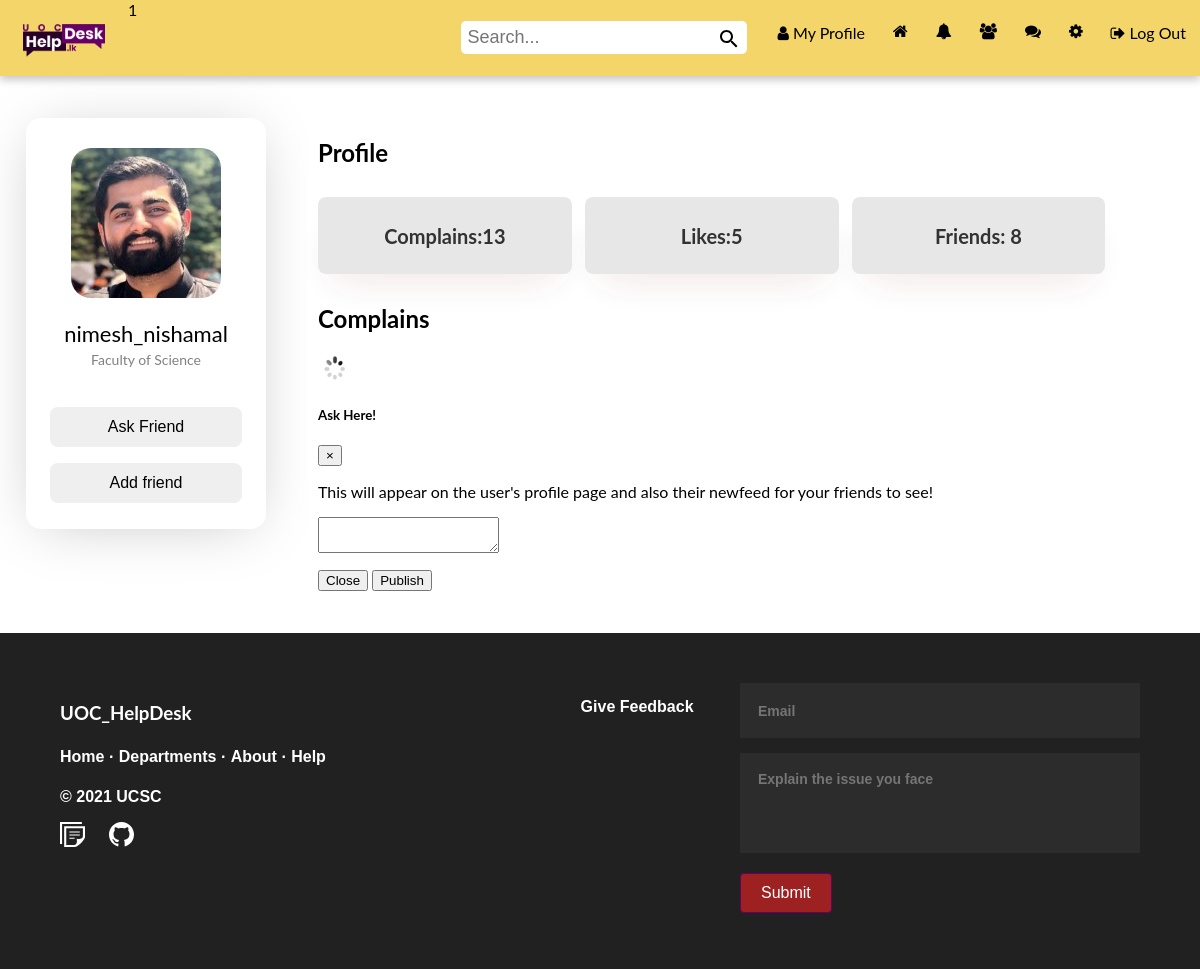
The page /app/views/nimesh_nishamal (signed in) on the database its author committed.
### tables this page shows
CREATE TABLE IF NOT EXISTS `user` (
  `id` int(11) NOT NULL AUTO_INCREMENT,
  `name` varchar(255) NOT NULL,
  `email` varchar(255) NOT NULL,
  `password` varchar(255) NOT NULL,
  `created_by` datetime NOT NULL DEFAULT CURRENT_TIMESTAMP,
  `profile_pic` varchar(255) DEFAULT NULL,
  `num_posts` int(11) DEFAULT NULL,
  `num_likes` int(255) DEFAULT NULL,
  `user_closed` varchar(3) DEFAULT NULL,
  `friend_array` text,
  `user_roll` varchar(10) NOT NULL DEFAULT 'user',
  `teleNumber` int(10) DEFAULT NULL,
  `address` varchar(500) NOT NULL,
  PRIMARY KEY (`id`)
);

### app/controllers/Notification.php (called while the page is built, shortened)
<?php
class Notification{
    private $con;
    private $user_obj;
    public function __construct($con,$user)
    {
        $this->con = $con;
        $this->user_obj = new User($con,$user);
    }
    public function getUnreadNumber() {
		$userLoggedIn = $this->user_obj->getUsername();
		$query = mysqli_query($this->con, "SELECT * FROM notifications WHERE viewed='no' AND user_to='$userLoggedIn'");
		return mysqli_num_rows($query);
	}
}
?>

### app/controllers/User.php (called while the page is built, shortened)
<?php
class User{
    private $con;
    private $user;
    public function __construct($con,$user)
    {
        $this->con = $con;
        $user_details_query = mysqli_query($con,"SELECT * FROM user WHERE name='$user'");
        $this->user = mysqli_fetch_array($user_details_query);
    }
    public function getUserName(){
        return $this->user['name'];
    }
    public function isClosed() {
		$username = $this->user['name'];
		$query = mysqli_query($this->con, "SELECT user_closed FROM user WHERE name='$username'");
		$row = mysqli_fetch_array($query);
		if($row['user_closed'] == 'yes')
			return true;
		else
			return false;
	}
    public function isFriend($username_to_check){
             $nameComma = "," . $username_to_check . ",";
             if((strstr($this->user['friend_array'],$nameComma) || $username_to_check == $this->user['name'])){
                 return true;
         }
             else{
                 return false;
             }
    }
    public function didReceiveRequest($user_from){
        $user_to = $this->user['name'];
        $check_request_query = mysqli_query($this->con,"SELECT * FROM friend_requests WHERE user_to ='$user_to' AND user_from='$user_from'");
        if(mysqli_num_rows($check_request_query) > 0){
            return true;
        }
        else{
            return false;
        }
    }
    public function didSendRequest($user_to){
        $user_from = $this->user['name'];
        $check_request_query = mysqli_query($this->con,"SELECT * FROM friend_requests WHERE user_to ='$user_to' AND user_from='$user_from'");
        if(mysqli_num_rows($check_request_query) > 0){
            return true;
        }
        else{
            return false;
        }
    }
}
?>

### app/controllers/Message.php (called while the page is built, shortened)
<?php
class Message{
    public function __construct($con,$user)
    {
        $this->user_obj = new User($con,$user);
    }
}
?>

### app/views/profile.php (the view, shortened to what this page needs)
<?php
require '../helpers/headerIn.php';
require '../views/complain.php';
if(isset($_GET['profile_name'])){
    $username = $_GET['profile_name'];
    $user_details_query = mysqli_query($con,"SELECT * FROM user WHERE name='$username'");
    $user_array = mysqli_fetch_array($user_details_query);
    $num_friends = (substr_count($user_array['friend_array'],",")) - 1;
}
?>
<div class="container">
    <div class="column-1 box">
      <?php
        if($userLoggedIn != $username)
        {
              include('../views/friendCard.php');
        }
        else{
              include('../views/pplCard.php');
        }
      ?>
    </div>
    <div class="column-2 box" style="width:90%">
        <h2>Profile</h2>
        <ul class="cards">
				<li class="cards_item">
						<div class="dashCard-topics">
								<h4 class="profileCard_title"><?php echo "Complains:" .  $user_array['num_posts'];?></h4>
						</div>
				</li>
                <li class="cards_item">
                    <div class="dashCard-topics">
                            <h4 class="profileCard_title"><?php echo "Likes:" .  $user_array['num_likes'];?></h4>
                    </div>
				</li>
                <li class="cards_item">
                    <div class="dashCard-topics">
                            <h4 class="profileCard_title"><?php echo "Friends: " . $num_friends;?></h4>
                    </div>
				</li>
        </ul>
        <h2>Complains</h2>
        <div>
        <img id="loading" src="../../public/img/loading.gif">
<div class="modal fade" id="post_form" tabindex="-1" role="dialog" aria-labelledby="postModalLabel" aria-hidden="true">
  <div class="modal-dialog" role="document">
    <div class="modal-content">
      <div class="modal-header">
        <h5 class="modal-title" id="exampleModalLabel">Ask Here!</h5>
        <button type="button" class="close" data-dismiss="modal" aria-label="Close">
          <span aria-hidden="true">&times;</span>
        </button>
      </div>
      <div class="modal-body">
        <p>This will appear on the user's profile page and also their newfeed for your friends to see!</p>
            <form class="profile_post" action="" method="POST">
                <div class="form-group">
                    <textarea class="form-control" name="post_body"></textarea>
                </div>
            </form>
    </div>
      <div class="modal-footer">
        <button type="button" class="btn btn-secondary" data-dismiss="modal">Close</button>
        <button type="button" class="btn btn-primary" name="post_button" id="submit_profile_post">Publish</button>
      </div>
    </div>
  </div>
</div>
</div>
    </div>
</div>
<?php require '../helpers/footer.php';?>

### app/views/friendCard.php (shortened to what this page needs)
<div class="card">
		        <img src="<?php echo $user_array['profile_pic'];?>" style="border-radius:20px; margin-top:10px">
	<p class="pplTitle"><?php echo $username; ?></p>
	<p class="pplFac">Faculty of Science</p>
    <br>
    <p><button class="pplButton" onclick="askFriend()">Ask Friend</button></p>
    <form action="<?php echo $username; ?>" method="POST">
          <?php  $profile_user_obj = new User($con, $username);
            $logged_in_user_obj = new User($con,$userLoggedIn);
            if($userLoggedIn != $username){
                if($logged_in_user_obj->isFriend($username)){
                    echo '<p><input type="submit" name="remove_friend" class="pplButton" style="background-color:red; color:white" value="Remove Friend"></p>';
                }
                else if ($logged_in_user_obj->didReceiveRequest($username)){
                    echo ' <p><input type="submit" name="respond_request" class="pplButton" value="Respond to Request" ></p>';
                }
                else if ($logged_in_user_obj->didSendRequest($username)){
                    echo ' <p><input type="submit" name="" class="pplButton" value="Request Sent"></p>';
                }
                else{
                    echo ' <p><input type="submit" name="add_friend" class="pplButton" value="Add friend"></p>';
                }
            }
          ?>
    </form>
</div>

### public/css/style.css (style rules this page uses)
html, body { height: 100%; margin: 0px; top:0; }
.container { display: flex; width: 100%; }
.column-1 { flex-shrink: 0; flex-basis: 20%; }
.box { background-color: white; padding: 10px; border-radius: 12px; margin: 2rem 1rem 2rem 1rem; }
.card { box-shadow: 0 5px 60px -14px rgba(0, 0, 0, 0.25); width: auto; margin: auto; text-align: center; border-radius: 15px; padding-top:20px; padding-bottom: 10px; }
.pplTitle { color: black; font-size: 22px; margin-bottom: 2px; }
.pplFac { color: grey; font-size: 14px; margin-top: 4px; margin-bottom: 4px; }
.pplButton { width: 80%; height: 40px; font-size: 16px; border: none; border-radius: 8px; }
.cards { display: flex; flex-wrap: wrap; list-style: none; margin: 0; padding: 0; }
.cards_item { display: flex; padding: 10px 10px 10px 0px; width: 30%; cursor: pointer; border-radius: 5px; }
.dashCard-topics { background-color: #e2e2e2; color: rgb(0, 0, 0); box-shadow: 0 20px 40px -14px rgba(134, 15, 15, 0.13); display: flex; flex-direction: column; overflow: hidden; border-radius: 8px; float: 1; border: none; margin-right: 3px; width: 100%; opacity: 0.8; }
.profileCard_title { color: black; font-size: 20px; text-transform: capitalize; padding-left: 10px; padding-right: 10px; text-align: center; }

### app/helpers/headerIn.php (style rules this page uses)
body,h1,h2,h3,h4,h5,h6 { font-family: "Lato", sans-serif }
.w3-bar,h1,button { font-family: "Montserrat", sans-serif }

### rows shown on the page
user: profile_pic (picture), num_posts "13", num_likes "5", friend_array "8"

### other values the page prints
$num_notifications "1"
$username "nimesh_nishamal"
